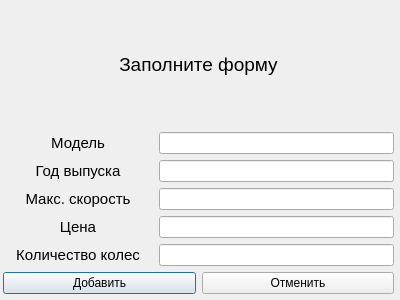
<?xml version="1.0" encoding="UTF-8"?>
<ui version="4.0">
 <class>AddBicycleWindow</class>
 <widget class="QDialog" name="AddBicycleWindow">
  <property name="geometry">
   <rect>
    <x>0</x>
    <y>0</y>
    <width>400</width>
    <height>300</height>
   </rect>
  </property>
  <property name="minimumSize">
   <size>
    <width>400</width>
    <height>300</height>
   </size>
  </property>
  <property name="maximumSize">
   <size>
    <width>400</width>
    <height>300</height>
   </size>
  </property>
  <property name="windowTitle">
   <string>Dialog</string>
  </property>
  <widget class="QWidget" name="">
   <property name="geometry">
    <rect>
     <x>3</x>
     <y>3</y>
     <width>391</width>
     <height>291</height>
    </rect>
   </property>
   <layout class="QGridLayout" name="gridLayout">
    <item row="0" column="0">
     <widget class="QLabel" name="label_6">
      <property name="font">
       <font>
        <pointsize>14</pointsize>
       </font>
      </property>
      <property name="layoutDirection">
       <enum>Qt::LeftToRight</enum>
      </property>
      <property name="text">
       <string>Заполните форму</string>
      </property>
      <property name="alignment">
       <set>Qt::AlignCenter</set>
      </property>
     </widget>
    </item>
    <item row="1" column="0">
     <layout class="QHBoxLayout" name="horizontalLayout">
      <item>
       <widget class="QLabel" name="label">
        <property name="minimumSize">
         <size>
          <width>150</width>
          <height>0</height>
         </size>
        </property>
        <property name="maximumSize">
         <size>
          <width>150</width>
          <height>16777215</height>
         </size>
        </property>
        <property name="font">
         <font>
          <pointsize>11</pointsize>
         </font>
        </property>
        <property name="text">
         <string>Модель</string>
        </property>
        <property name="alignment">
         <set>Qt::AlignCenter</set>
        </property>
       </widget>
      </item>
      <item>
       <widget class="QLineEdit" name="BModellineEdit"/>
      </item>
     </layout>
    </item>
    <item row="2" column="0">
     <layout class="QHBoxLayout" name="horizontalLayout_2">
      <item>
       <widget class="QLabel" name="label_2">
        <property name="minimumSize">
         <size>
          <width>150</width>
          <height>0</height>
         </size>
        </property>
        <property name="maximumSize">
         <size>
          <width>150</width>
          <height>16777215</height>
         </size>
        </property>
        <property name="font">
         <font>
          <pointsize>11</pointsize>
         </font>
        </property>
        <property name="text">
         <string>Год выпуска</string>
        </property>
        <property name="alignment">
         <set>Qt::AlignCenter</set>
        </property>
       </widget>
      </item>
      <item>
       <widget class="QLineEdit" name="BYearlineEdit"/>
      </item>
     </layout>
    </item>
    <item row="3" column="0">
     <layout class="QHBoxLayout" name="horizontalLayout_3">
      <item>
       <widget class="QLabel" name="label_3">
        <property name="minimumSize">
         <size>
          <width>150</width>
          <height>0</height>
         </size>
        </property>
        <property name="maximumSize">
         <size>
          <width>150</width>
          <height>16777215</height>
         </size>
        </property>
        <property name="font">
         <font>
          <pointsize>11</pointsize>
         </font>
        </property>
        <property name="text">
         <string>Макс. скорость</string>
        </property>
        <property name="alignment">
         <set>Qt::AlignCenter</set>
        </property>
       </widget>
      </item>
      <item>
       <widget class="QLineEdit" name="BSpeedlineEdit"/>
      </item>
     </layout>
    </item>
    <item row="4" column="0">
     <layout class="QHBoxLayout" name="horizontalLayout_4">
      <item>
       <widget class="QLabel" name="label_4">
        <property name="minimumSize">
         <size>
          <width>150</width>
          <height>0</height>
         </size>
        </property>
        <property name="maximumSize">
         <size>
          <width>150</width>
          <height>16777215</height>
         </size>
        </property>
        <property name="font">
         <font>
          <pointsize>11</pointsize>
         </font>
        </property>
        <property name="text">
         <string>Цена</string>
        </property>
        <property name="alignment">
         <set>Qt::AlignCenter</set>
        </property>
       </widget>
      </item>
      <item>
       <widget class="QLineEdit" name="BCostlineEdit"/>
      </item>
     </layout>
    </item>
    <item row="5" column="0">
     <layout class="QHBoxLayout" name="horizontalLayout_6">
      <item>
       <widget class="QLabel" name="label_5">
        <property name="minimumSize">
         <size>
          <width>150</width>
          <height>0</height>
         </size>
        </property>
        <property name="maximumSize">
         <size>
          <width>150</width>
          <height>16777215</height>
         </size>
        </property>
        <property name="font">
         <font>
          <pointsize>11</pointsize>
         </font>
        </property>
        <property name="text">
         <string>Количество колес</string>
        </property>
        <property name="alignment">
         <set>Qt::AlignCenter</set>
        </property>
       </widget>
      </item>
      <item>
       <widget class="QLineEdit" name="BWeellineEdit"/>
      </item>
     </layout>
    </item>
    <item row="6" column="0">
     <layout class="QHBoxLayout" name="horizontalLayout_5">
      <item>
       <widget class="QPushButton" name="addBPushButton">
        <property name="text">
         <string>Добавить</string>
        </property>
       </widget>
      </item>
      <item>
       <widget class="QPushButton" name="BackBPushButton">
        <property name="text">
         <string>Отменить</string>
        </property>
       </widget>
      </item>
     </layout>
    </item>
   </layout>
  </widget>
 </widget>
 <resources/>
 <connections/>
</ui>
